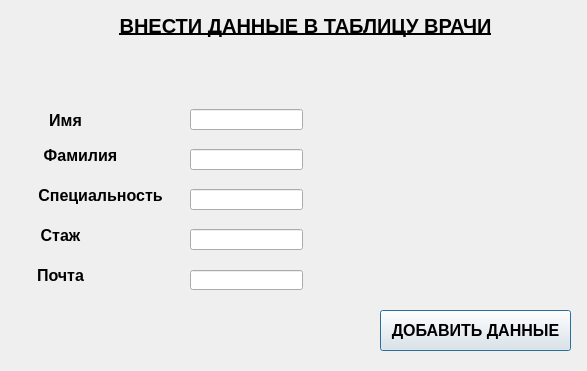
<?xml version="1.0" encoding="UTF-8"?>
<ui version="4.0">
 <class>Dialog</class>
 <widget class="QDialog" name="Dialog">
  <property name="geometry">
   <rect>
    <x>0</x>
    <y>0</y>
    <width>587</width>
    <height>371</height>
   </rect>
  </property>
  <property name="font">
   <font>
    <weight>75</weight>
    <bold>true</bold>
   </font>
  </property>
  <property name="windowTitle">
   <string>Dialog</string>
  </property>
  <widget class="QLabel" name="label">
   <property name="geometry">
    <rect>
     <x>100</x>
     <y>10</y>
     <width>411</width>
     <height>31</height>
    </rect>
   </property>
   <property name="font">
    <font>
     <pointsize>15</pointsize>
     <italic>false</italic>
     <underline>true</underline>
    </font>
   </property>
   <property name="layoutDirection">
    <enum>Qt::LeftToRight</enum>
   </property>
   <property name="text">
    <string>ВНЕСТИ ДАННЫЕ В ТАБЛИЦУ ВРАЧИ</string>
   </property>
   <property name="alignment">
    <set>Qt::AlignCenter</set>
   </property>
  </widget>
  <widget class="QLabel" name="label_2">
   <property name="geometry">
    <rect>
     <x>30</x>
     <y>110</y>
     <width>71</width>
     <height>21</height>
    </rect>
   </property>
   <property name="font">
    <font>
     <pointsize>12</pointsize>
    </font>
   </property>
   <property name="text">
    <string>Имя</string>
   </property>
   <property name="alignment">
    <set>Qt::AlignCenter</set>
   </property>
  </widget>
  <widget class="QLabel" name="label_3">
   <property name="geometry">
    <rect>
     <x>30</x>
     <y>140</y>
     <width>101</width>
     <height>31</height>
    </rect>
   </property>
   <property name="font">
    <font>
     <pointsize>12</pointsize>
    </font>
   </property>
   <property name="text">
    <string>Фамилия</string>
   </property>
   <property name="alignment">
    <set>Qt::AlignCenter</set>
   </property>
  </widget>
  <widget class="QLabel" name="label_4">
   <property name="geometry">
    <rect>
     <x>30</x>
     <y>180</y>
     <width>141</width>
     <height>31</height>
    </rect>
   </property>
   <property name="font">
    <font>
     <pointsize>12</pointsize>
    </font>
   </property>
   <property name="text">
    <string>Специальность</string>
   </property>
   <property name="alignment">
    <set>Qt::AlignCenter</set>
   </property>
  </widget>
  <widget class="QLabel" name="label_5">
   <property name="geometry">
    <rect>
     <x>20</x>
     <y>220</y>
     <width>81</width>
     <height>31</height>
    </rect>
   </property>
   <property name="font">
    <font>
     <pointsize>12</pointsize>
    </font>
   </property>
   <property name="text">
    <string>Стаж</string>
   </property>
   <property name="alignment">
    <set>Qt::AlignCenter</set>
   </property>
  </widget>
  <widget class="QLabel" name="label_6">
   <property name="geometry">
    <rect>
     <x>20</x>
     <y>260</y>
     <width>81</width>
     <height>31</height>
    </rect>
   </property>
   <property name="font">
    <font>
     <pointsize>12</pointsize>
    </font>
   </property>
   <property name="text">
    <string>Почта</string>
   </property>
   <property name="alignment">
    <set>Qt::AlignCenter</set>
   </property>
  </widget>
  <widget class="QLineEdit" name="lineEdit">
   <property name="geometry">
    <rect>
     <x>190</x>
     <y>109</y>
     <width>113</width>
     <height>21</height>
    </rect>
   </property>
  </widget>
  <widget class="QLineEdit" name="lineEdit_2">
   <property name="geometry">
    <rect>
     <x>190</x>
     <y>149</y>
     <width>113</width>
     <height>21</height>
    </rect>
   </property>
  </widget>
  <widget class="QLineEdit" name="lineEdit_3">
   <property name="geometry">
    <rect>
     <x>190</x>
     <y>189</y>
     <width>113</width>
     <height>21</height>
    </rect>
   </property>
  </widget>
  <widget class="QLineEdit" name="lineEdit_4">
   <property name="geometry">
    <rect>
     <x>190</x>
     <y>229</y>
     <width>113</width>
     <height>21</height>
    </rect>
   </property>
  </widget>
  <widget class="QLineEdit" name="lineEdit_5">
   <property name="geometry">
    <rect>
     <x>190</x>
     <y>270</y>
     <width>113</width>
     <height>20</height>
    </rect>
   </property>
  </widget>
  <widget class="QPushButton" name="pushButton">
   <property name="geometry">
    <rect>
     <x>380</x>
     <y>310</y>
     <width>191</width>
     <height>41</height>
    </rect>
   </property>
   <property name="font">
    <font>
     <family>Segoe UI Historic</family>
     <pointsize>12</pointsize>
     <weight>75</weight>
     <bold>true</bold>
    </font>
   </property>
   <property name="text">
    <string>ДОБАВИТЬ ДАННЫЕ</string>
   </property>
  </widget>
 </widget>
 <resources/>
 <connections/>
</ui>
